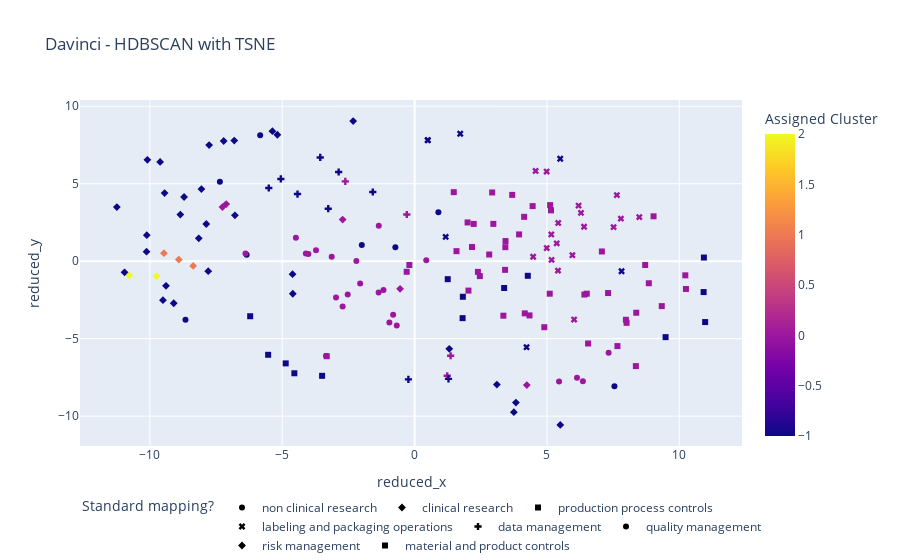

Notebook code cell kept with this figure:
### Markdown cell above
Visualize

### Code cell
embeddings_df[CLUSTER] = clusters.labels_

fig = px.scatter(
    embeddings_df,
    y=REDUCED_DIMS[1],
    x=REDUCED_DIMS[0],
    color=CLUSTER,
    symbol=TARGET,
    hover_data=[ORIGINAL_TEXT, TARGET],
    title="Davinci - HDBSCAN with TSNE"
)
fig.update_layout(uniformtext_mode="hide")
fig.update_layout(legend_orientation="h")
fig.show()
